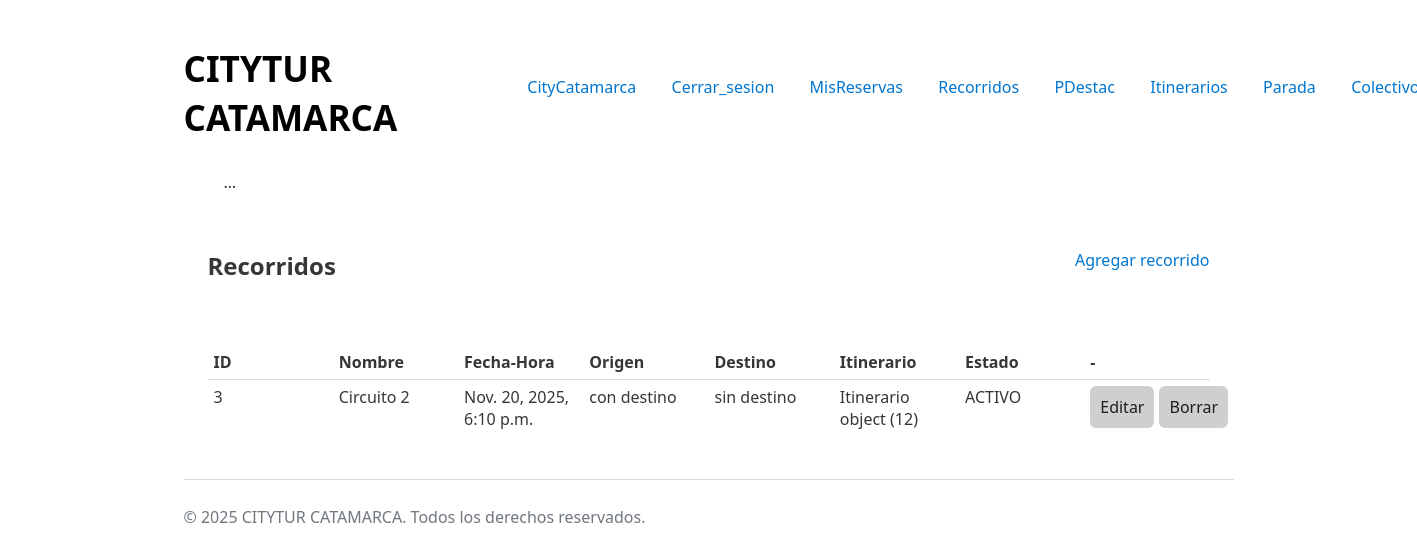
The page /recorridos/lista_recorrido/ (signed in) on the database its author committed.
### recorridos/models.py (models this page shows, shortened)
class Circuito(models.Model):
    nombre = models.CharField(max_length= 50)
    horario = models.DateTimeField()
    origen = models.CharField(max_length= 50, default='sin origen')
    destino = models.CharField(max_length= 50, default= 'sin destino')
    itinerario = models.ForeignKey(Itinerario, on_delete= models.CASCADE)
    STATE_CHOICES = [
        ('ELIMINADO', 'Eliminado'),
        ('ACTIVO', 'Activo'),
        ('BAJA', 'Baja'),
    ]
    estado = models.CharField(max_length= 20, choices= STATE_CHOICES, default= 'ACTIVO')

### itinerarios/models.py (models this page shows)
class Itinerario(models.Model):
    nombre = models.CharField(max_length= 50)
    imagen = models.ImageField(
        upload_to='images/',
        null=True,
        blank=True,
        default= 'images/default.png'
)

### recorridos/views.py (the view)
# urls.py: path('lista_recorrido/', views.lista_circuito, name= 'circuito_listar'),
@login_required(login_url='usuarios:login')
def lista_circuito(request):
    circuitos = Circuito.objects.all()
    return render(request, 'recorrido_lista.html', {'circuitos': circuitos})

### recorridos/templates/recorrido_lista.html (shortened to what this page needs)
{% extends 'base.html' %}
{% block body_id %}colectivo_form{% endblock %}
{% block content %}
<main id="main-form">
    <div class="div-container">
        <h2> Recorridos </h2>
        <a href="{% url 'recorridos:circuito_formulario' %}">Agregar recorrido</a>
    </div>
    <table class="table_view">
        <thead>
            <tr>
                <th>ID</th>
                <th>Nombre</th>
                <th>Fecha-Hora</th>
                <th>Origen</th>
                <th>Destino</th>
                <th>Itinerario</th>
                <th>Estado</th>
                <th>-</th>
            </tr>
        </thead>
        <tbody>
            {% for circuito in circuitos %}
                <tr>
                    <td>{{ circuito.pk }}</td>
                    <td>{{ circuito.nombre }}</td>
                    <td>{{ circuito.horario }}</td>
                    <td>{{ circuito.origen }}</td>
                    <td>{{ circuito.destino }}</td>
                    <td>{{ circuito.itinerario }}</td>
                    <td>{{ circuito.estado }}</td>
                    <td class="td-btn">
                            <a class="btn btn-small" href="{% url 'recorridos:circuito_editar' circuito.pk %}">
                                <button>Editar</button>
                            </a>
                        <form action="{% url 'recorridos:circuito_eliminar' circuito.pk %}" method="POST" style="display:inline;"
                            onsubmit="return confirm('Eliminar circuito {{ circuito.nombre }}?');">
                            <button type="submit">Borrar</button>
                        </form>
                    </td>
                </tr>
            {% empty %}
                <tr><td colspan="5">No hay recorridos cargados.</td></tr>
            {% endfor %}
        </tbody>
    </table>
</main>
{% endblock %}
{% block footer_script %}
    {{ block.super }}
{% endblock %}

### core/static/css/styles.css (style rules this page uses)
:root { --background-body: #fff; --background: #efefef; --background-alt: #f7f7f7; --selection: #9e9e9e; --text-main: #363636; --text-bright: #000; --text-muted: #70777f; --links: #0076d1; --focus: #0096bfab; --border: #dbdbdb; --button-base: #d0cfcf; --button-hover: #9b9b9b; --scrollbar-thumb: rgb(170, 170, 170); --scrollbar-thumb-hover: var(--button-hover); --form-placeholder: #949494; --form-text: #1d1d1d; }
html { scrollbar-color: #040a0f #202b38; scrollbar-color: var(--scrollbar-thumb) var(--background-body); scrollbar-width: thin; }
body { font-family: system-ui, -apple-system, BlinkMacSystemFont, 'Segoe UI', 'Roboto', 'Oxygen', 'Ubuntu', 'Cantarell', 'Fira Sans', 'Droid Sans', 'Helvetica Neue', 'Segoe UI Emoji', 'Apple Color Emoji', 'Noto Color Emoji', sans-serif; line-height: 1.4; max-width: 1050px; margin: 20px auto; padding: 0 10px; word-wrap: break-word; color: #363636; color: var(--text-main); background: #fff; background: var(--background-body); text-rendering: optimizeLegibility; }
button { color: #1d1d1d; color: var(--form-text); background-color: #d0cfcf; background-color: var(--button-base); font-family: inherit; font-size: inherit; padding-right: 30px; padding-left: 30px; padding: 10px; border: none; border-radius: 6px; outline: none; }
h1, h2, h3, h4, h5, h6 { margin-bottom: 12px; margin-top: 24px; }
a { text-decoration: none; color: var(--links); }
main { padding-top: 10%; padding-bottom: 10%; }
#main-form { display: flex; flex-direction: column; }
table { border-collapse: collapse; margin-bottom: 10px; width: 100%; table-layout: fixed; }
td, th { padding: 6px; text-align: left; vertical-align: top; word-wrap: break-word; }
thead { border-bottom: 1px solid #dbdbdb; border-bottom: 1px solid var(--border); }

### recorridos/templates/recorrido_lista.html (style rules this page uses)
#main-form { width: 100%; max-width: 1200px; margin: 32px auto; padding: 0 24px; box-sizing: border-box; }
.td-btn { display: flex; flex-direction: row; gap: 5px; }
.div-container { display: flex; flex-direction: row; justify-content: space-between; align-items: center; padding-bottom: 50px; }

### rows shown on the page
Circuito: pk "3", nombre "Circuito 2", horario "Nov. 20, 2025, 6:10 p.m.", origen "con destino", destino "sin destino", itinerario "Itinerario object (12)", estado "ACTIVO"
